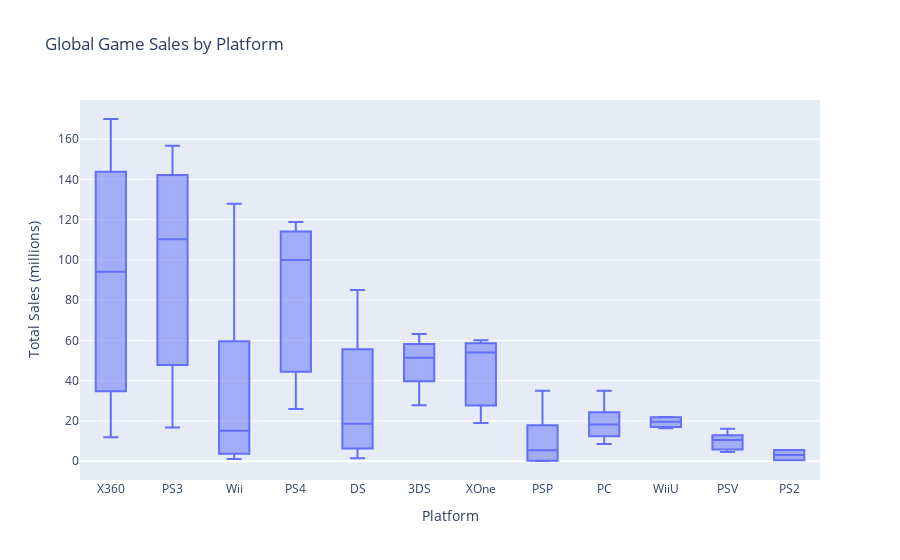

Write notebook code for a chart like this one.
### Markdown cell above
<div class='alert alert-info'>
Taking a look at our graph above it is evident that the PS4 is the top selling platform followed by the XBOX One and Nintendo 3DS. However, the latter two platforms have  loss significant share of their annual sales since the PS4 came on the market. Here are the platforms I expect to be profitable going into 2017:

1. PS4
2. PS5
3. XBOX One

</div>

### Code cell
# box plot for global sales of all games by platform

fig = px.box(
    best_sellers_sample,
    x='platform',
    y='total_sales',
    title='Global Game Sales by Platform',
    labels={
        'platform': 'Platform',
        'total_sales': 'Total Sales (millions)'
    }
)

display(fig.show())

### Figure 1 — Plotly figure (JSON) as saved in the notebook; plotly's stock layout.template omitted (floating-point values rounded to 4 significant figures)
{"data": [{"alignmentgroup": "True", "hovertemplate": "Platform=%{x}<br>Total Sales (millions)=%{y}<extra></extra>", "legendgroup": "", "marker": {"color": "#636efa"}, "name": "", "notched": false, "offsetgroup": "", "orientation": "v", "showlegend": false, "type": "box", "x": ["X360", "PS3", "X360", "PS3", "Wii", "PS4", "PS3", "PS3", "PS4", "X360", "X360", "DS", "3DS", "XOne", "Wii", "3DS", "XOne", "3DS", "PS3", "3DS", "PSP", "PC", "X360", "3DS", "DS", "PS4", "PC", "PC", "WiiU", "Wii", "WiiU", "XOne", "PSP", "WiiU", "PS3", "WiiU", "PSV", "PC", "PC", "X360", "PSV", "DS", "PSV", "Wii", "PC", "PSP", "PSV", "PS2", "PSV", "Wii", "PSP", "DS", "Wii", "PS2", "PSP", "PSP"], "x0": " ", "xaxis": "x", "y": [170.0, 156.8, 143.8, 142.2, 128.0, 118.9, 113.2, 107.4, 100, 99.74, 88.58, 85.02, 63.2, 60.14, 59.65, 56.57, 54.07, 51.36, 47.76, 43.76, 35.04, 35.03, 34.74, 27.78, 26.18, 25.99, 24.28, 23.22, 22.03, 21.71, 21.65, 18.96, 17.82, 17.56, 16.82, 16.35, 16.19, 13.28, 12.38, 11.96, 11.9, 11.01, 10.59, 8.59, 8.52, 7.69, 6.25, 5.64, 4.63, 3.75, 3.14, 1.54, 1.14, 0.45, 0.24, 0.12], "y0": " ", "yaxis": "y"}], "layout": {"boxmode": "group", "legend": {"tracegroupgap": 0}, "title": {"text": "Global Game Sales by Platform"}, "xaxis": {"anchor": "y", "domain": [0, 1], "title": {"text": "Platform"}}, "yaxis": {"anchor": "x", "domain": [0, 1], "title": {"text": "Total Sales (millions)"}}}}
